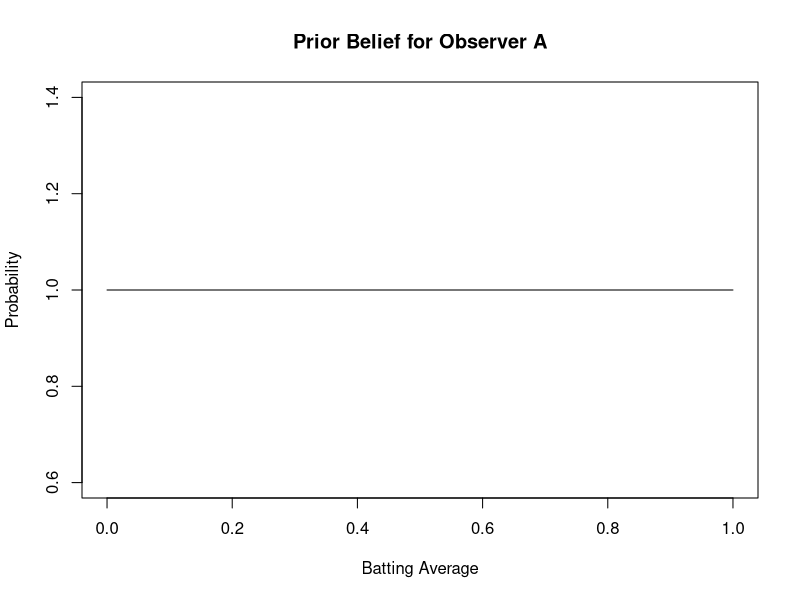
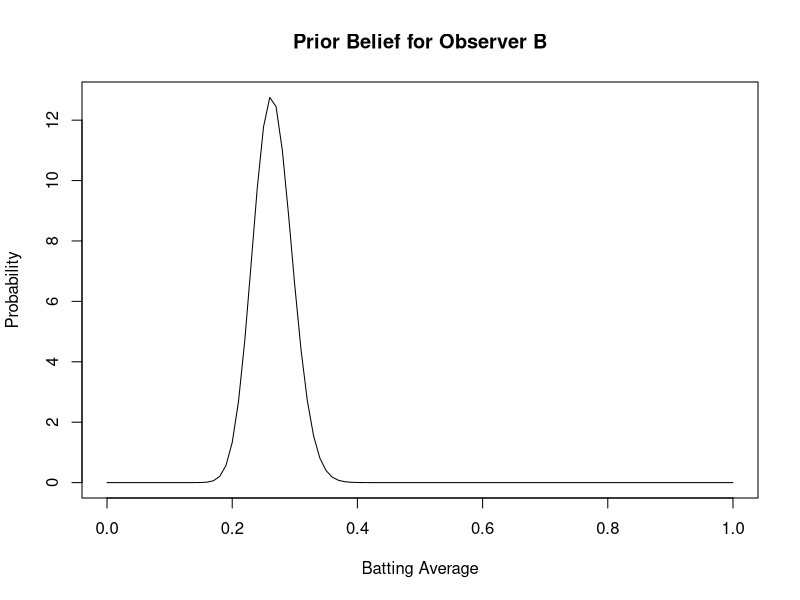
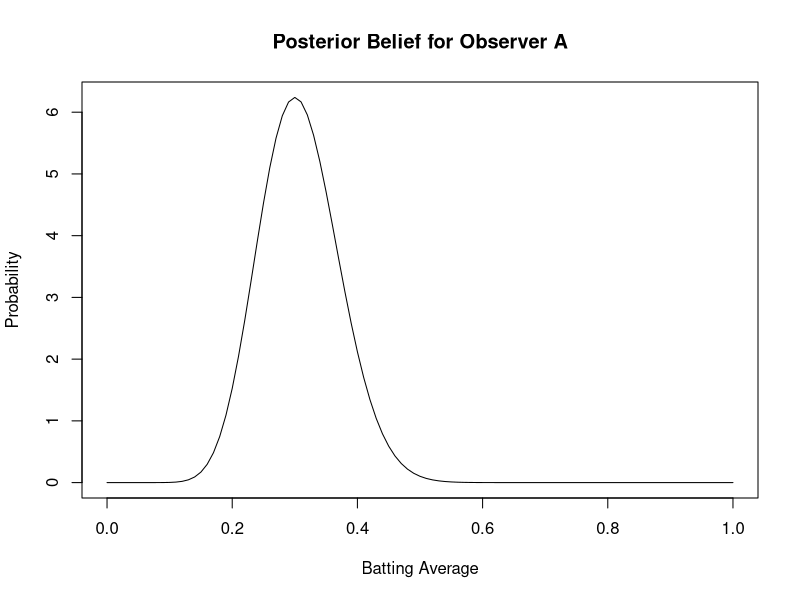
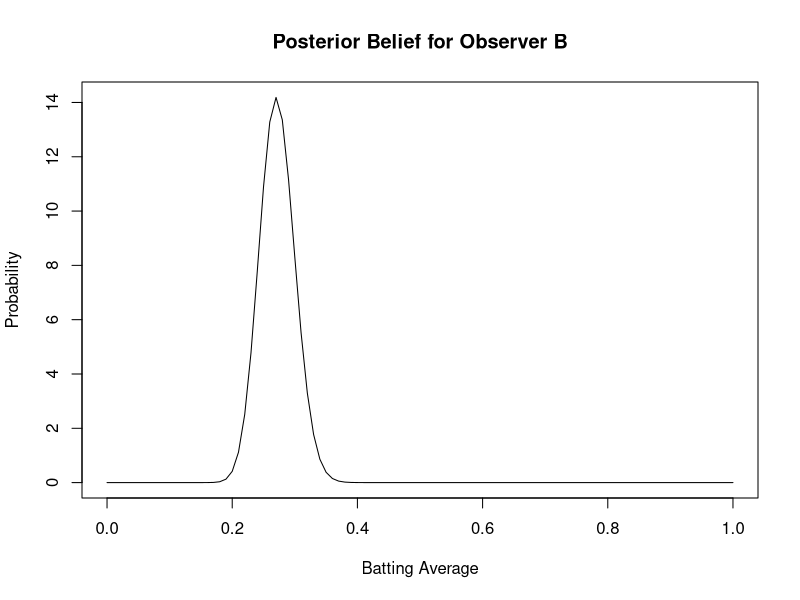
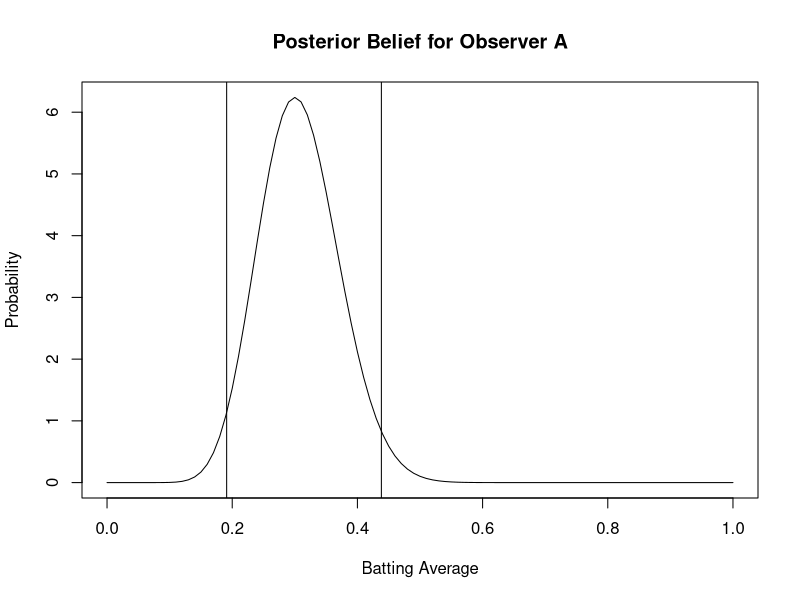

The R source for these figures, in order:
#Prior Plots

curve(dbeta(x, 1, 1), xlab = "Batting Average", ylab = "Probability", main = "Prior Belief for Observer A")

curve(dbeta(x, .265*200, (1-.265)*200), xlab = "Batting Average", ylab = "Probability", main = "Prior Belief for Observer B")

#Posterior Plots

curve(dbeta(x, 1+15, 1+50-15), xlab = "Batting Average", ylab = "Probability", main = "Posterior Belief for Observer A")

curve(dbeta(x, 0.265*200+15, (1-.265)*200+50-15), xlab = "Batting Average", ylab = "Probability", main = "Posterior Belief for Observer B")

#Parameters

a = .265*200 + 15
b = (1-.265)*200 + 50-15

#Plot including credible interval

l = qbeta(.025,16, 36)
u = qbeta(.975,16,36)
curve(dbeta(x, 1+15, 1+50-15), xlab = "Batting Average", ylab = "Probability", main = "Posterior Belief for Observer A")
abline(v = l)
abline(v = u)